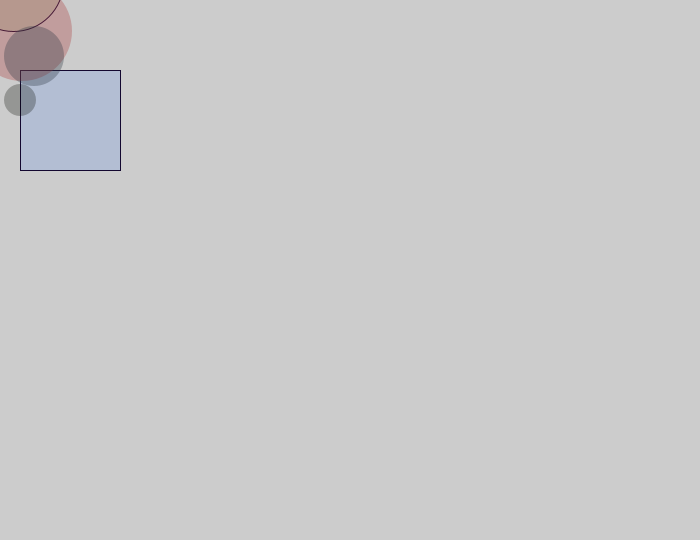
Frame 1 (no input)
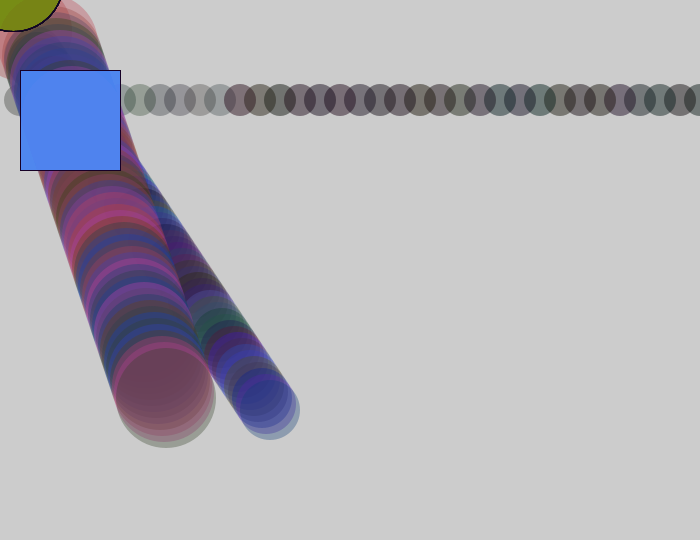
Frame 60 (the mouse pressed at the canvas centre just before this capture)
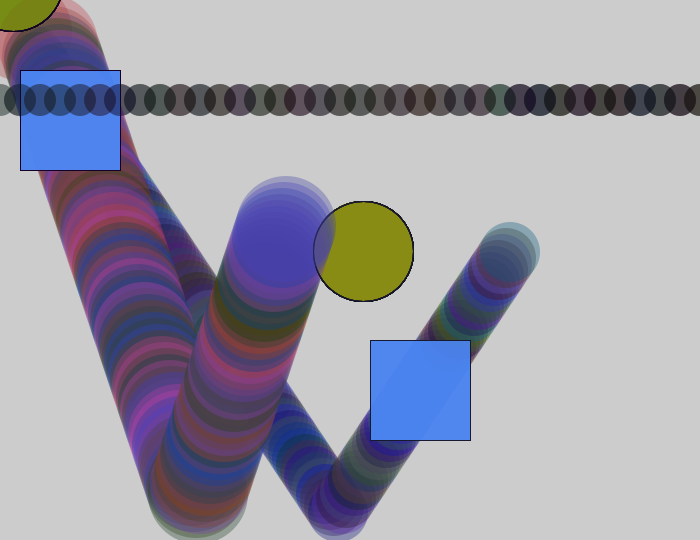
Frame 120 (the mouse held since frame 60 and released just before this capture)

The Processing sketch that drew these frames (run headless with seeded random() and noise(); from frame 60 on, the mouse is pressed at the canvas centre):

// Processing sketch: processing_72377
// ── processing_72377.pde

//Irene Hwang
//Creative Computing A: Distance to Circle
//Sep 21, 2012
float circle_x = 20;
float circle_y = 25;
float circle_a = 30;
float circle_b= 50;
float x = 0;
float circle_radius = 50;
float circle_radius1 = 30;
float circle_radius2 = 60;
float circle_x_speed = 2;
float circle_y_speed = 6;
float circle_a_speed = 4;
float circle_b_speed = 6;
float speed = 20;
Boolean move_circle = true;
 

void setup() {
  size(700, 540);
}
 
void draw() {
stroke(random(30),random(30),random(50));
    fill(78, 132, 239, 50);
  rect(mouseX + 20, mouseY + 70, 100, 100);
  fill (random(240), 137, 15, 30);
  ellipse (mouseX+13, mouseY-19, 100, 100);

 // background(200);
 // if (mousePressed == true) {
  //  if (move_circle == true) {
  //    move_circle = false;
  //  } else {
  //    move_circle = true;
 //   };
//  };
  if (move_circle == true) {
   circle_x = circle_x + circle_x_speed;
   circle_y = circle_y + circle_y_speed;
    circle_a = circle_a + circle_a_speed;
    circle_b = circle_b + circle_b_speed;
    x = x + speed;





 
 noStroke();
  fill( random(200), 62 , random (200), 85 );
  ellipse(circle_x, circle_y, circle_radius*2, circle_radius*2);
  fill(random(100), random(100), random(200), 85);
  ellipse(circle_a, circle_b, circle_radius1*2, circle_radius1*2);
  fill(random(40), random(40), random(40), 70);
  ellipse(x,100,32,32);



  if ((x > width) || (x < 0)) {
    speed = speed * -1;
  };
   };
   
     if ( (circle_a + circle_radius1 > width) || (circle_a - circle_radius1 < 0) ) {
    circle_a_speed = -circle_a_speed;
     
    if (circle_a - circle_radius1 < 0) {
      circle_a = circle_radius1;
    };
    if (circle_a + circle_radius1 > width) {
      circle_a = width-circle_radius1;
    };
  };
   
 
if ( (circle_b + circle_radius1 > height) || (circle_b - circle_radius1 < 0) ) {
    circle_b_speed = -circle_b_speed;
 
    if (circle_b - circle_radius1 < 0) {
      circle_b = circle_radius1;
    };
    if (circle_b + circle_radius1 > height) {
      circle_b = height-circle_radius1;
    };
  };

   if ( (circle_x + circle_radius > width) || (circle_x - circle_radius < 0) ) {
    circle_x_speed = -circle_x_speed;
     
    if (circle_x - circle_radius < 0) {
      circle_x = circle_radius;
    };
    if (circle_x + circle_radius > width) {
      circle_x = width-circle_radius;
    };
  };
   
 
if ( (circle_y + circle_radius > height) || (circle_y - circle_radius < 0) ) {
    circle_y_speed = -circle_y_speed;
 
    if (circle_y - circle_radius < 0) {
      circle_y = circle_radius;
    };
    if (circle_y + circle_radius > height) {
      circle_y = height-circle_radius;
    };
  };

};
